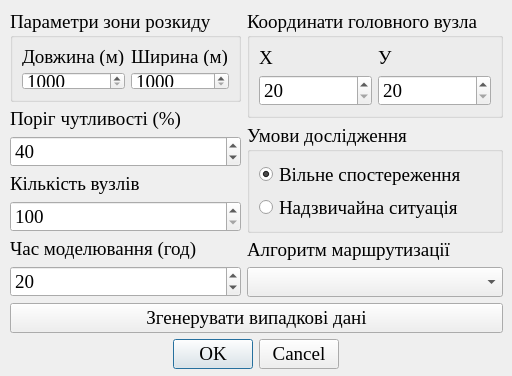
<?xml version="1.0" encoding="UTF-8"?>
<ui version="4.0">
 <class>ModelingWindow</class>
 <widget class="QDialog" name="ModelingWindow">
  <property name="geometry">
   <rect>
    <x>0</x>
    <y>0</y>
    <width>512</width>
    <height>376</height>
   </rect>
  </property>
  <property name="font">
   <font>
    <family>Times New Roman</family>
    <pointsize>14</pointsize>
   </font>
  </property>
  <property name="windowTitle">
   <string>Параметри мережі</string>
  </property>
  <property name="modal">
   <bool>true</bool>
  </property>
  <widget class="QWidget" name="layoutWidget">
   <property name="geometry">
    <rect>
     <x>10</x>
     <y>10</y>
     <width>493</width>
     <height>359</height>
    </rect>
   </property>
   <layout class="QVBoxLayout" name="verticalLayout_4">
    <item>
     <layout class="QGridLayout" name="gridLayout_8">
      <item row="0" column="0">
       <layout class="QVBoxLayout" name="verticalLayout_3">
        <item>
         <layout class="QGridLayout" name="gridLayout_6">
          <item row="0" column="0">
           <widget class="QGroupBox" name="groupBox">
            <property name="title">
             <string>Параметри зони розкиду</string>
            </property>
            <layout class="QGridLayout" name="gridLayout">
             <item row="0" column="0">
              <widget class="QLabel" name="height_label">
               <property name="text">
                <string>Довжина (м)</string>
               </property>
              </widget>
             </item>
             <item row="0" column="1">
              <widget class="QLabel" name="width_label">
               <property name="text">
                <string>Ширина (м)</string>
               </property>
              </widget>
             </item>
             <item row="1" column="0">
              <widget class="QSpinBox" name="height_spin_box">
               <property name="minimum">
                <number>1000</number>
               </property>
               <property name="maximum">
                <number>10000</number>
               </property>
              </widget>
             </item>
             <item row="1" column="1">
              <widget class="QSpinBox" name="width_spin_box">
               <property name="minimum">
                <number>1000</number>
               </property>
               <property name="maximum">
                <number>10000</number>
               </property>
              </widget>
             </item>
            </layout>
           </widget>
          </item>
          <item row="1" column="0">
           <layout class="QVBoxLayout" name="verticalLayout_2">
            <item>
             <widget class="QLabel" name="sensitivity_limit_label">
              <property name="text">
               <string>Поріг чутливості (%)</string>
              </property>
             </widget>
            </item>
            <item>
             <widget class="QSpinBox" name="sensitivity_limit_spin_box">
              <property name="minimum">
               <number>1</number>
              </property>
              <property name="maximum">
               <number>100</number>
              </property>
              <property name="value">
               <number>40</number>
              </property>
             </widget>
            </item>
           </layout>
          </item>
          <item row="2" column="0">
           <layout class="QVBoxLayout" name="verticalLayout">
            <item>
             <widget class="QLabel" name="node_count_label">
              <property name="text">
               <string>Кількість вузлів</string>
              </property>
             </widget>
            </item>
            <item>
             <widget class="QSpinBox" name="node_count_spin_box">
              <property name="minimum">
               <number>100</number>
              </property>
              <property name="maximum">
               <number>50000</number>
              </property>
              <property name="value">
               <number>100</number>
              </property>
             </widget>
            </item>
           </layout>
          </item>
         </layout>
        </item>
        <item>
         <layout class="QGridLayout" name="gridLayout_7">
          <item row="0" column="0">
           <widget class="QLabel" name="modeling_time_label">
            <property name="text">
             <string>Час моделювання (год)</string>
            </property>
           </widget>
          </item>
          <item row="1" column="0">
           <widget class="QSpinBox" name="modeling_time_spin_box">
            <property name="minimum">
             <number>1</number>
            </property>
            <property name="maximum">
             <number>8760</number>
            </property>
            <property name="value">
             <number>20</number>
            </property>
           </widget>
          </item>
         </layout>
        </item>
       </layout>
      </item>
      <item row="0" column="1">
       <layout class="QGridLayout" name="gridLayout_5">
        <item row="0" column="0">
         <widget class="QGroupBox" name="groupBox_2">
          <property name="title">
           <string>Координати головного вузла</string>
          </property>
          <layout class="QGridLayout" name="gridLayout_2">
           <item row="0" column="0">
            <widget class="QLabel" name="x_label">
             <property name="text">
              <string>Х</string>
             </property>
            </widget>
           </item>
           <item row="0" column="1">
            <widget class="QLabel" name="y_label">
             <property name="text">
              <string>У</string>
             </property>
            </widget>
           </item>
           <item row="1" column="0">
            <widget class="QSpinBox" name="x_spin_box">
             <property name="minimum">
              <number>20</number>
             </property>
             <property name="maximum">
              <number>10000</number>
             </property>
             <property name="value">
              <number>20</number>
             </property>
            </widget>
           </item>
           <item row="1" column="1">
            <widget class="QSpinBox" name="y_spin_box">
             <property name="minimum">
              <number>20</number>
             </property>
             <property name="maximum">
              <number>10000</number>
             </property>
             <property name="value">
              <number>20</number>
             </property>
            </widget>
           </item>
          </layout>
         </widget>
        </item>
        <item row="1" column="0">
         <widget class="QGroupBox" name="groupBox_3">
          <property name="title">
           <string>Умови дослідження</string>
          </property>
          <layout class="QGridLayout" name="gridLayout_3">
           <item row="0" column="0">
            <widget class="QRadioButton" name="free_observation_radio_button">
             <property name="text">
              <string>Вільне спостереження</string>
             </property>
             <property name="checked">
              <bool>true</bool>
             </property>
            </widget>
           </item>
           <item row="1" column="0">
            <widget class="QRadioButton" name="emergency_situation_radio_button">
             <property name="text">
              <string>Надзвичайна ситуація</string>
             </property>
             <property name="checked">
              <bool>false</bool>
             </property>
            </widget>
           </item>
          </layout>
         </widget>
        </item>
        <item row="2" column="0">
         <layout class="QGridLayout" name="gridLayout_4">
          <item row="0" column="0">
           <widget class="QLabel" name="routing_algorithm_label">
            <property name="text">
             <string>Алгоритм маршрутизації</string>
            </property>
           </widget>
          </item>
          <item row="1" column="0">
           <widget class="QComboBox" name="routing_algorithm_combo_box"/>
          </item>
         </layout>
        </item>
       </layout>
      </item>
     </layout>
    </item>
    <item>
     <widget class="QPushButton" name="random_button">
      <property name="text">
       <string>Згенерувати випадкові дані</string>
      </property>
     </widget>
    </item>
    <item alignment="Qt::AlignHCenter">
     <widget class="QDialogButtonBox" name="dialog_button_box">
      <property name="standardButtons">
       <set>QDialogButtonBox::Cancel|QDialogButtonBox::Ok</set>
      </property>
     </widget>
    </item>
   </layout>
  </widget>
 </widget>
 <resources/>
 <connections/>
</ui>
